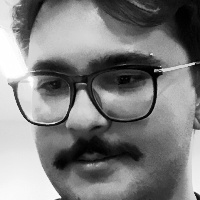
#> input picture Alexa-org/data/rostos/meu_nome_e╠ü_pedro/003.jpg, 200 x 200 px, given in place of the camera
$ python face.py 'data/rostos/meu_nome_e╠ü_pedro/003.jpg'   (older library calls are emulated)
#> lines starting #> are read from the running program, lines starting #| are printed output that depends on the picture; after the words box and inside, x2 and y2 are one past the last pixel; in counts of white or black regions, pixels touching at a corner belong together
"""
Reconhecimento facial com OpenCV (Haar + LBPH).

Fluxo simples:
  1. Cadastrar: a webcam tira várias fotos do rosto, alinhadas e com boa qualidade.
  2. Treinar: o OpenCV aprende quem é quem (com pequenas variações de cada foto).
  3. Reconhecer: a webcam identifica a pessoa, confirmando por vários frames.
"""

from __future__ import annotations

import logging
import re
from collections import Counter, defaultdict
from pathlib import Path

import numpy as np

logger = logging.getLogger(__name__)

# Pastas sempre relativas a este arquivo (não dependem de onde o Python foi iniciado)
RAIZ = Path(__file__).resolve().parent
PASTA_DADOS = RAIZ / "data"
PASTA_ROSTOS = PASTA_DADOS / "rostos"          # data/rostos/<nome>/foto.jpg
MODELO_PATH = PASTA_DADOS / "face_model.yml"
NOMES_PATH = PASTA_DADOS / "face_nomes.txt"

# Quantas fotos salvar por pessoa (60 dá uma boa margem para o LBPH generalizar)
FOTOS_POR_PESSOA = 60
TAMANHO_ROSTO = (200, 200)

# LBPH: número MENOR = mais parecido. Acima disso consideramos desconhecido.
LIMITE_CONFIANCA = 80

# Filtros de qualidade para não treinar/reconhecer com fotos ruins
NITIDEZ_MINIMA = 60.0          # variância do Laplaciano; abaixo disso está tremido/desfocado
BRILHO_MINIMO = 50             # média de pixel muito baixa = ambiente escuro
BRILHO_MAXIMO = 210            # média de pixel muito alta = estourado de luz
FRACAO_MINIMA_ROSTO = 0.15     # rosto deve ocupar ao menos 15% da largura do frame

# Quantos "votos" confiantes seguidos bastam para fechar o reconhecimento sozinho
VOTOS_PARA_CONFIRMAR = 15

# Dicas de pose mostradas durante o cadastro, para variar o ângulo capturado
DICAS_POSE = (
    "Olhe direto para a câmera",
    "Incline a cabeça levemente para a esquerda",
    "Incline a cabeça levemente para a direita",
    "Sorria naturalmente",
)

# Frases que o reconhecimento de voz costuma grudar antes do nome de verdade
# (ex.: "meu nome é Pedro" virava a pasta "meu_nome_e_pedro")
PADRAO_PREFIXO_NOME = re.compile(
    r"^\s*(meu nome (?:e|é)|eu me chamo|me chamo|pode me chamar de|"
    r"eu sou(?: o| a)?|sou(?: o| a)?)\s+",
    re.IGNORECASE,
)

# Nomes das janelas (sem travessão — o Cocoa do macOS fecha melhor assim)
JANELA_CADASTRO = "Chico Cadastro"
JANELA_RECONHECER = "Chico Reconhecer"


class ReconhecimentoFacial:
    """Detecta e reconhece rostos pela webcam."""

    def __init__(self) -> None:
        self._cv2 = None
        self._detector = None
        self._detector_olhos = None
        self._clahe = None
        self._reconhecedor = None
        self._nomes: list[str] = []
        # Janelas que já reportaram WND_PROP_VISIBLE > 0. No macOS o Cocoa
        # costuma devolver -1 o tempo todo, então só usamos o "clicou no X"
        # depois que a propriedade já funcionou pelo menos uma vez.
        self._janelas_visiveis: set[str] = set()
        self._iniciar_opencv()

    # ------------------------------------------------------------------ #
    #  Inicialização                                                       #
    # ------------------------------------------------------------------ #

    def _iniciar_opencv(self) -> None:
        """Carrega o OpenCV, os detectores Haar e o modelo treinado (se existir)."""
        try:
            import cv2
        except ImportError:
            logger.warning("OpenCV não instalado. Reconhecimento facial desativado.")
            return

        self._cv2 = cv2

        # alt2 tem menos falsos positivos que o "default"; se faltar, cai pro default
        caminho_alt2 = cv2.data.haarcascades + "haarcascade_frontalface_alt2.xml"
        detector = cv2.CascadeClassifier(caminho_alt2)
        if detector.empty():
            caminho_default = cv2.data.haarcascades + "haarcascade_frontalface_default.xml"
            detector = cv2.CascadeClassifier(caminho_default)
        self._detector = detector

        # Detector de olhos: usado só para alinhar o rosto antes de treinar/reconhecer
        caminho_olhos = cv2.data.haarcascades + "haarcascade_eye.xml"
        detector_olhos = cv2.CascadeClassifier(caminho_olhos)
        self._detector_olhos = None if detector_olhos.empty() else detector_olhos
        if self._detector_olhos is None:
            logger.warning("Cascade de olhos indisponível; seguindo sem alinhamento de rosto.")

        # CLAHE normaliza contraste local bem melhor que equalizeHist em luz irregular
        self._clahe = cv2.createCLAHE(clipLimit=2.0, tileGridSize=(8, 8))

        self._carregar_modelo()

    def _carregar_modelo(self) -> None:
        """Lê o modelo LBPH e a lista de nomes do disco."""
        cv2 = self._cv2
        if cv2 is None or not hasattr(cv2, "face"):
            logger.warning("cv2.face indisponível. Instale opencv-contrib-python.")
            return

        if not MODELO_PATH.exists() or not NOMES_PATH.exists():
            logger.info("Nenhum modelo treinado ainda. Use 'cadastrar rosto'.")
            return

        reconhecedor = cv2.face.LBPHFaceRecognizer_create()
        reconhecedor.read(str(MODELO_PATH))
        self._reconhecedor = reconhecedor
        self._nomes = [
            linha.strip()
            for linha in NOMES_PATH.read_text(encoding="utf-8").splitlines()
            if linha.strip()
        ]
        logger.info("Modelo facial carregado: %s", self._nomes)

    # ------------------------------------------------------------------ #
    #  Cadastro (captura fotos)                                            #
    # ------------------------------------------------------------------ #

    # [162 lines left out: functions cadastrar, treinar, _gerar_variantes, not called in this run]

    # ------------------------------------------------------------------ #
    #  Reconhecimento                                                      #
    # ------------------------------------------------------------------ #

    def reconhecer(self) -> str:
        """
        Abre a webcam e tenta identificar o rosto.

        Em vez de confiar só no frame em que a câmera foi fechada, acumula
        os reconhecimentos confiantes de vários frames e decide pelo mais
        votado — evita que um frame ruim isolado dê um resultado errado.
        Fecha sozinho depois de confirmar a mesma pessoa várias vezes
        seguidas, ou ao apertar 'q'.
        """
        if self._cv2 is None:
            return "OpenCV não instalado. Reconhecimento facial indisponível."

        # Recarrega o modelo (caso alguém tenha cadastrado agora)
        self._carregar_modelo()

        cap = self._abrir_camera()
        if cap is None:
            return "Não consegui acessar a câmera. Verifique a permissão do sistema."

        cv2 = self._cv2
        treinado = bool(self._reconhecedor and self._nomes)
        votos: Counter = Counter()
        distancias: dict[str, list[float]] = defaultdict(list)
        algum_rosto_detectado = False

        print("\n Câmera aberta. Pressione 'q' para encerrar (ou feche a janela).")

        self._criar_janela(JANELA_RECONHECER)
        try:
            while True:
                ok, frame = cap.read()
#> frame is the input picture: shape (200, 200, 3); min 0, max 255, mean 128.4
                if not ok:
                    break

                frame = cv2.flip(frame, 1)
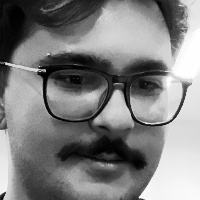
#> frame: shape (200, 200, 3); min 0, max 255, mean 128.4
                cinza = cv2.cvtColor(frame, cv2.COLOR_BGR2GRAY)
                rostos = list(self._encontrar_rostos(cinza))
#> rostos = [[18, 12, 177, 177]]
                idx_principal = (
                    max(range(len(rostos)), key=lambda i: rostos[i][2] * rostos[i][3])
                    if rostos else None
                )
#> idx_principal = 0

                for i, (x, y, w, h) in enumerate(rostos):
                    algum_rosto_detectado = True
                    amostra = self._preparar_amostra(cinza, x, y, w, h)
                    problema = self._qualidade(amostra, w, cinza.shape[1]) if amostra is not None else "Ajuste o rosto"

                    if problema is not None:
                        texto, cor = problema, (0, 0, 255)
                    elif treinado:
                        label, distancia = self._reconhecedor.predict(amostra)
                        confianca_pct = max(0, round(100 - distancia))
                        if distancia < LIMITE_CONFIANCA and 0 <= label < len(self._nomes):
                            nome_atual = self._nomes[label]
                            texto, cor = f"{nome_atual} ({confianca_pct}%)", (0, 255, 0)
                            if i == idx_principal:
                                votos[nome_atual] += 1
                                distancias[nome_atual].append(distancia)
                        else:
                            texto, cor = "Desconhecido", (0, 0, 255)
                    else:
                        texto, cor = "não treinado", (0, 165, 255)

                    cv2.rectangle(frame, (x, y), (x + w, y + h), cor, 2)
                    cv2.putText(frame, texto, (x, y - 10), cv2.FONT_HERSHEY_SIMPLEX, 0.8, cor, 2)
#> this loop made 1 pass
#> (x, y, w, h, algum_rosto_detectado, tam_min in _preparar_amostra, brilho in _qualidade, nitidez in _qualidade) on pass 1: (18, 12, 177, 177, True, (26, 26), 143, 552.8)
#> pass 1, in _preparar_amostra, `roi = cinza_frame[y:y + h, x:x + w]`:
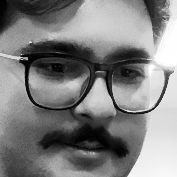
#> roi: shape (177, 177); min 0, max 255, mean 128
#> pass 1, in reconhecer, `amostra = self._preparar_amostra(cinza, x, y, w, h)`:
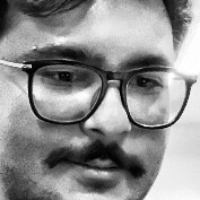
#> amostra: shape (200, 200); min 1, max 255, mean 143
#> after the loop:
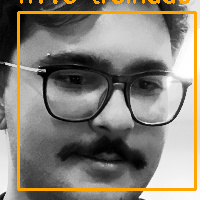
#> frame: shape (200, 200, 3); 5.98% of pixels changed, all inside (x1, y1, x2, y2) = (17, 0, 197, 191)
#> after the loop, votos = 0 items

                cv2.imshow(JANELA_RECONHECER, frame)
                if self._pediu_para_fechar(JANELA_RECONHECER):
                    break
                if votos and votos.most_common(1)[0][1] >= VOTOS_PARA_CONFIRMAR:
                    break
        finally:
            self._fechar_camera(cap, JANELA_RECONHECER)

        if votos:
            nome_final, qtd = votos.most_common(1)[0]
            media = sum(distancias[nome_final]) / len(distancias[nome_final])
            resultado = nome_final
            logger.info("Reconhecido '%s' com %d voto(s), distância média %.1f.", nome_final, qtd, media)
        elif not algum_rosto_detectado:
            resultado = "Nenhum rosto detectado."
        elif treinado:
            resultado = "Desconhecido"
        else:
            resultado = "Rosto detectado. Cadastre um rosto antes de reconhecer."

        logger.info("Reconhecimento facial: %s", resultado)
        return resultado

    # ------------------------------------------------------------------ #
    #  Qualidade e alinhamento da amostra                                  #
    # ------------------------------------------------------------------ #

    def _preparar_amostra(self, cinza_frame: np.ndarray, x: int, y: int, w: int, h: int):
        """
        Recorta o rosto, alinha pelos olhos e normaliza o contraste (CLAHE).

        Alinhar deixa a linha entre os dois olhos na horizontal — reduz
        bastante o erro do LBPH quando a cabeça está levemente inclinada.
        Sem os dois olhos detectados, usa o recorte reto (sem rotação).
        """
        cv2 = self._cv2
        origem = cinza_frame

        if self._detector_olhos is not None:
            roi = cinza_frame[y:y + h, x:x + w]
            tam_min = (max(1, int(w * 0.15)), max(1, int(h * 0.15)))
            olhos = self._detector_olhos.detectMultiScale(
                roi, scaleFactor=1.1, minNeighbors=8, minSize=tam_min
            )
            if len(olhos) >= 2:
                maiores = sorted(olhos, key=lambda o: o[2] * o[3], reverse=True)[:2]
                maiores = sorted(maiores, key=lambda o: o[0])
                (ex1, ey1, ew1, eh1), (ex2, ey2, ew2, eh2) = maiores
                c1 = (x + ex1 + ew1 / 2, y + ey1 + eh1 / 2)
                c2 = (x + ex2 + ew2 / 2, y + ey2 + eh2 / 2)
                angulo = float(np.degrees(np.arctan2(c2[1] - c1[1], c2[0] - c1[0])))
                centro_rosto = (x + w / 2, y + h / 2)
                matriz = cv2.getRotationMatrix2D(centro_rosto, angulo, 1.0)
                origem = cv2.warpAffine(
                    cinza_frame, matriz, (cinza_frame.shape[1], cinza_frame.shape[0])
                )

        recorte = origem[y:y + h, x:x + w]
        if recorte.size == 0:
            return None

        recorte = cv2.resize(recorte, TAMANHO_ROSTO)
        return self._clahe.apply(recorte)

    def _qualidade(self, amostra: np.ndarray, largura_rosto: int, largura_frame: int) -> str | None:
        """
        Verifica se a amostra tem qualidade suficiente para salvar/reconhecer.

        Returns:
            None se estiver tudo certo, ou uma dica curta do que corrigir.
        """
        if largura_frame > 0 and largura_rosto < largura_frame * FRACAO_MINIMA_ROSTO:
            return "Aproxime-se da câmera"

        brilho = float(amostra.mean())
        if brilho < BRILHO_MINIMO:
            return "Ambiente muito escuro"
        if brilho > BRILHO_MAXIMO:
            return "Muita luz/reflexo"

        nitidez = float(self._cv2.Laplacian(amostra, self._cv2.CV_64F).var())
        if nitidez < NITIDEZ_MINIMA:
            return "Fique parado (imagem tremida)"

        return None

    # ------------------------------------------------------------------ #
    #  Helpers                                                             #
    # ------------------------------------------------------------------ #

    def _abrir_camera(self):
        """Abre a webcam padrão. Retorna None se falhar."""
        cap = self._cv2.VideoCapture(0)
        if not cap.isOpened():
            logger.error("Não foi possível abrir a webcam.")
            cap.release()
            return None
        return cap

    def _criar_janela(self, nome: str) -> None:
        """Cria a janela antes do imshow para poder detectá-la ao fechar."""
        self._janelas_visiveis.discard(nome)
        self._cv2.namedWindow(nome, self._cv2.WINDOW_NORMAL)

    def _pediu_para_fechar(self, nome_janela: str) -> bool:
        """True se apertou q/ESC, ou se clicou no X (quando o backend reporta isso).

        No macOS o backend Cocoa do OpenCV devolve -1 em WND_PROP_VISIBLE
        mesmo com a janela aberta. Tratar -1 como "fechou" encerrava o
        cadastro no primeiro frame — só 1 foto era salva das 60.
        """
#> called with nome_janela = 'Chico Reconhecer'
        # 30 ms: dá tempo do Cocoa pintar a janela e deixa o loop ~30 fps
        tecla = self._cv2.waitKey(30) & 0xFF
#> (key q is pressed here)
        if tecla in (ord("q"), 27):
            return True
        try:
            visivel = self._cv2.getWindowProperty(nome_janela, self._cv2.WND_PROP_VISIBLE)
        except Exception:
            return False
        if visivel > 0:
            self._janelas_visiveis.add(nome_janela)
            return False
        # Só considera "clicou no X" se a janela já chegou a ficar visível.
        # Se o backend só devolve -1 (macOS), ignoramos e o usuário sai com q.
        return nome_janela in self._janelas_visiveis

    def _fechar_camera(self, cap, nome_janela: str) -> None:
        """
        Libera a webcam e fecha a janela de verdade.

        No macOS, destroyAllWindows() sozinho não basta: o Cocoa só
        processa o fechamento depois de alguns waitKey().
        """
#> called with nome_janela = 'Chico Reconhecer'
        cv2 = self._cv2
        self._janelas_visiveis.discard(nome_janela)
        if cap is not None:
            cap.release()
        if cv2 is None:
            return
        try:
            cv2.destroyWindow(nome_janela)
        except cv2.error:
            pass
        cv2.destroyAllWindows()
        for _ in range(10):
            cv2.waitKey(1)

    def _encontrar_rostos(self, cinza):
        """Devolve as caixas (x, y, w, h) de todos os rostos no frame em cinza."""
        return self._detector.detectMultiScale(
            cinza,
            scaleFactor=1.15,
            minNeighbors=6,
            minSize=(80, 80),
        )

    # [25 lines left out: functions _rosto_principal, _proximo_indice, _limpar_nome, not called in this run]


if __name__ == "__main__":
    # Uso direto, sem a assistente:
    #   python face.py cadastrar Maria
    #   python face.py reconhecer
    import sys

    face = ReconhecimentoFacial()
    if len(sys.argv) >= 3 and sys.argv[1] == "cadastrar":
        print(face.cadastrar(" ".join(sys.argv[2:])))
    elif len(sys.argv) >= 2 and sys.argv[1] == "treinar":
        print(face.treinar())
    else:
        print(face.reconhecer())

$ run again, on Alexa-org/data/rostos/meu_nome_e╠ü_pedro/005.jpg
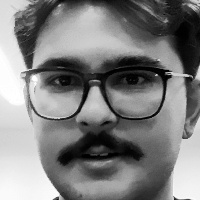
#> input picture Alexa-org/data/rostos/meu_nome_e╠ü_pedro/005.jpg, 200 x 200 px, given in place of the camera
#> in reconhecer, frame is the input picture: shape (200, 200, 3); min 0, max 255, mean 128.4
#> rostos = [[20, 15, 166, 166]]
#> idx_principal = 0
#> the loop in reconhecer, `for i, (x, y, w, h) in enumerate(rostos):` made 1 pass
#> (x, y, w, h, algum_rosto_detectado, tam_min in _preparar_amostra, olhos in _preparar_amostra, brilho in _qualidade) on pass 1: (20, 15, 166, 166, True, (24, 24), [[99, 48, 34, 34]], 136.5)
#> pass 1, in reconhecer, `amostra = self._preparar_amostra(cinza, x, y, w, h)`:
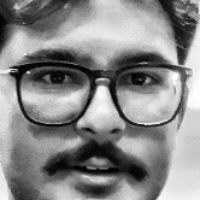
#> amostra: shape (200, 200); min 1, max 255, mean 136.5
#> after the loop in reconhecer, `for i, (x, y, w, h) in enumerate(rostos):`:
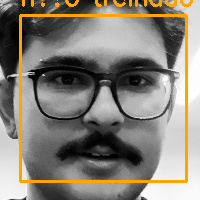
#> frame: shape (200, 200, 3); mean B, G, R 119.6, 129.6, 135
#> after the loop in reconhecer, `for i, (x, y, w, h) in enumerate(rostos):`: votos = 0 items
